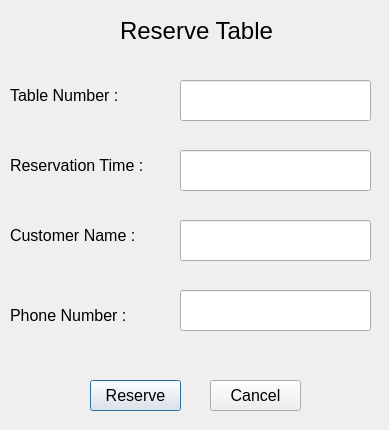
<?xml version="1.0" encoding="UTF-8"?>
<ui version="4.0">
 <class>reserve</class>
 <widget class="QDialog" name="reserve">
  <property name="geometry">
   <rect>
    <x>0</x>
    <y>0</y>
    <width>389</width>
    <height>430</height>
   </rect>
  </property>
  <property name="windowTitle">
   <string>Dialog</string>
  </property>
  <widget class="QLabel" name="label">
   <property name="geometry">
    <rect>
     <x>120</x>
     <y>10</y>
     <width>221</width>
     <height>41</height>
    </rect>
   </property>
   <property name="font">
    <font>
     <pointsize>18</pointsize>
    </font>
   </property>
   <property name="text">
    <string>Reserve Table</string>
   </property>
  </widget>
  <widget class="QLineEdit" name="TableNum">
   <property name="geometry">
    <rect>
     <x>180</x>
     <y>80</y>
     <width>191</width>
     <height>41</height>
    </rect>
   </property>
  </widget>
  <widget class="QLineEdit" name="ReservationTime">
   <property name="geometry">
    <rect>
     <x>180</x>
     <y>150</y>
     <width>191</width>
     <height>41</height>
    </rect>
   </property>
  </widget>
  <widget class="QLineEdit" name="CustomerName">
   <property name="geometry">
    <rect>
     <x>180</x>
     <y>220</y>
     <width>191</width>
     <height>41</height>
    </rect>
   </property>
  </widget>
  <widget class="QLineEdit" name="PhoneNum">
   <property name="geometry">
    <rect>
     <x>180</x>
     <y>290</y>
     <width>191</width>
     <height>41</height>
    </rect>
   </property>
  </widget>
  <widget class="QPushButton" name="btnReserve">
   <property name="geometry">
    <rect>
     <x>90</x>
     <y>380</y>
     <width>91</width>
     <height>31</height>
    </rect>
   </property>
   <property name="font">
    <font>
     <pointsize>12</pointsize>
    </font>
   </property>
   <property name="text">
    <string>Reserve</string>
   </property>
  </widget>
  <widget class="QLabel" name="label_2">
   <property name="geometry">
    <rect>
     <x>10</x>
     <y>80</y>
     <width>131</width>
     <height>31</height>
    </rect>
   </property>
   <property name="font">
    <font>
     <pointsize>12</pointsize>
    </font>
   </property>
   <property name="text">
    <string>Table Number :</string>
   </property>
  </widget>
  <widget class="QLabel" name="label_3">
   <property name="geometry">
    <rect>
     <x>10</x>
     <y>150</y>
     <width>161</width>
     <height>31</height>
    </rect>
   </property>
   <property name="font">
    <font>
     <pointsize>12</pointsize>
    </font>
   </property>
   <property name="text">
    <string>Reservation Time :</string>
   </property>
  </widget>
  <widget class="QLabel" name="label_4">
   <property name="geometry">
    <rect>
     <x>10</x>
     <y>220</y>
     <width>151</width>
     <height>31</height>
    </rect>
   </property>
   <property name="font">
    <font>
     <pointsize>12</pointsize>
    </font>
   </property>
   <property name="text">
    <string>Customer Name :</string>
   </property>
  </widget>
  <widget class="QLabel" name="label_5">
   <property name="geometry">
    <rect>
     <x>10</x>
     <y>300</y>
     <width>141</width>
     <height>31</height>
    </rect>
   </property>
   <property name="font">
    <font>
     <pointsize>12</pointsize>
    </font>
   </property>
   <property name="text">
    <string>Phone Number :</string>
   </property>
  </widget>
  <widget class="QPushButton" name="Cancelbtn">
   <property name="geometry">
    <rect>
     <x>210</x>
     <y>380</y>
     <width>91</width>
     <height>31</height>
    </rect>
   </property>
   <property name="font">
    <font>
     <pointsize>12</pointsize>
    </font>
   </property>
   <property name="text">
    <string>Cancel</string>
   </property>
  </widget>
 </widget>
 <resources/>
 <connections/>
</ui>
